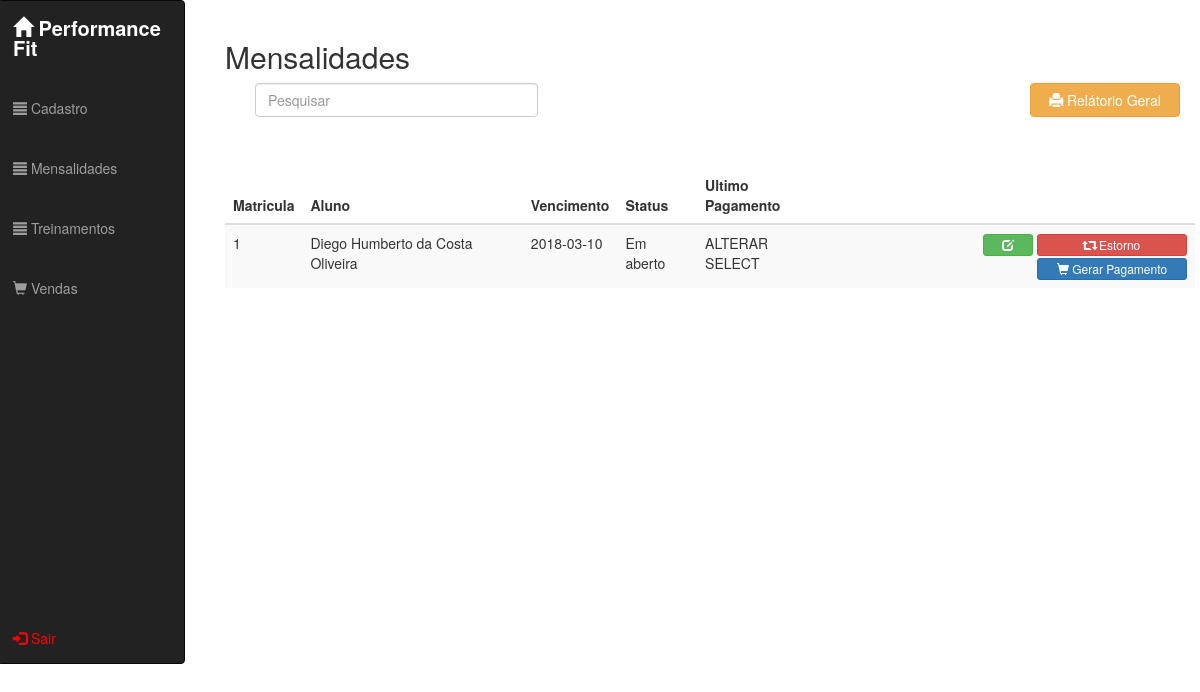
Before: /view.mensalidade (signed in) with the older database file.
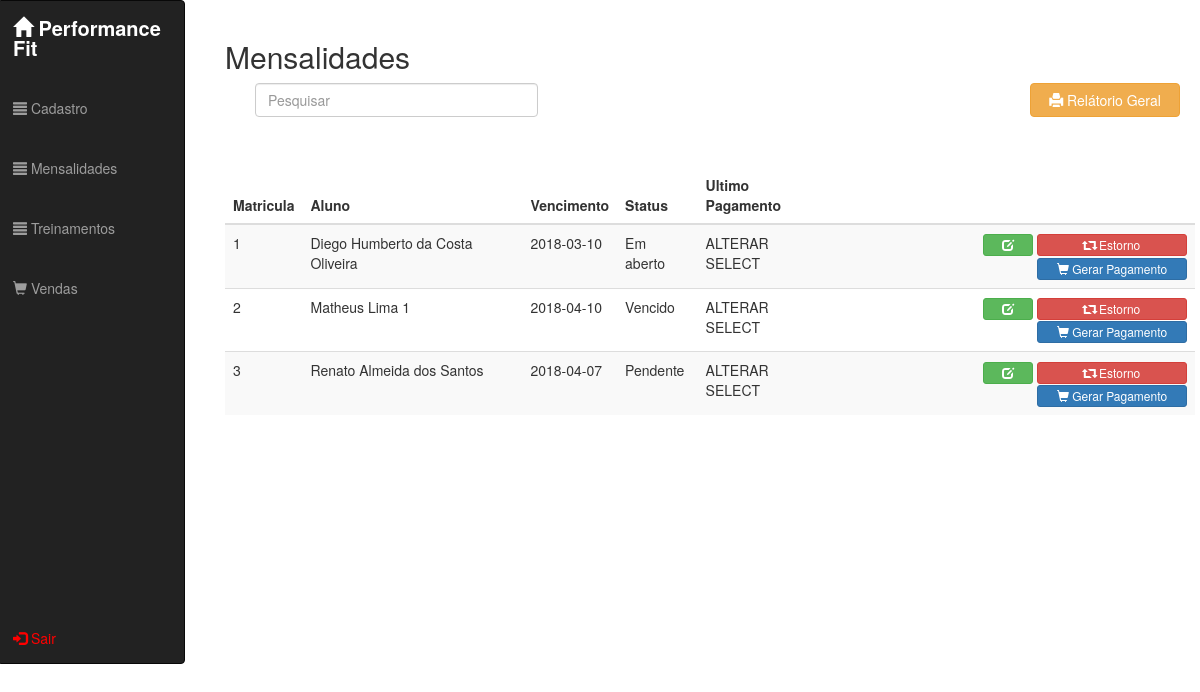
After: the same page with the newer database file.
### tables this page shows
CREATE TABLE `mensalidades` (
  `idmensalidade` int(11) NOT NULL,
  `idalunos_cliente` int(11) NOT NULL,
  `idplano` int(11) NOT NULL,
  `data_mens_pag` date NOT NULL,
  `status_mens` varchar(45) NOT NULL
);

CREATE TABLE `alunos_cliente` (
  `idalunos_cliente` int(11) NOT NULL,
  `idendereco_aluno` int(11) NOT NULL,
  `nome_aluno` varchar(100) NOT NULL,
  `cpf_aluno` varchar(14) NOT NULL,
  `rg_aluno` varchar(7) NOT NULL,
  `nome_mae` varchar(100) DEFAULT NULL,
  `nome_pai` varchar(100) DEFAULT NULL,
  `email_aluno` varchar(50) NOT NULL,
  `celular_aluno` varchar(16) DEFAULT NULL,
  `residencial_aluno` varchar(15) DEFAULT NULL,
  `data_nascimento_aluno` date NOT NULL,
  `status_aluno` varchar(50) NOT NULL,
  `obs_aluno` varchar(500) DEFAULT NULL
);

### _app/Conn/Conn.class.php (called while the page is built, shortened)
<?php
class Conn {
    private static $Host = SIS_DB_HOST;
    private static $User = SIS_DB_USER;
    private static $Pass = SIS_DB_PASS;
    private static $Dbsa = SIS_DB_DBSA;
    private static $Connect = null;
    private static function Conectar() {
        try {
            if (self::$Connect == null):
                $dsn = 'mysql:host=' . self::$Host . ';dbname=' . self::$Dbsa;
                $options = [ PDO::MYSQL_ATTR_INIT_COMMAND => 'SET NAMES UTF8'];
                self::$Connect = new PDO($dsn, self::$User, self::$Pass, $options);
                self::$Connect->setAttribute(PDO::ATTR_ERRMODE, PDO::ERRMODE_EXCEPTION);
            endif;
        } catch (PDOException $e) {
            PHPErro($e->getCode(), $e->getMessage(), $e->getFile(), $e->getLine());
            die;
        }
        return self::$Connect;
    }
    public static function getConn() {
        return self::Conectar();
    }
}

### _app/Conn/Read.class.php (called while the page is built, shortened)
<?php
class Read {
    private $Select;
    private $Result;
    private $Read;
    private $Conn;
    public function __construct() {
        $this->Conn = Conn::getConn();
    }
    public function ExeRead($Tabela, $Termos = null, $ParseString = null) {
        $this->Select = "SELECT * FROM {$Tabela} {$Termos}";
    }
    public function getResult() {
        return $this->Result;
    }
    public function FullRead($Query, $ParseString = null) {
        $this->Select = (string) $Query;
        $this->Execute();
    }
    private function Connect() {
        $this->Read = $this->Conn->prepare($this->Select);
        $this->Read->setFetchMode(PDO::FETCH_ASSOC);
    }
    private function Execute() {
        $this->Connect();
        try {
            $this->Read->execute();
            $this->Result = $this->Read->fetchAll();
        } catch (PDOException $e) {
            $this->Result = null;
            Erro("<b>Erro ao Ler:</b> {$e->getMessage()}", $e->getCode());
        }
    }
}

### Views/view.mensalidade.php (the view, shortened to what this page needs)
<?php require REQUIRE_PATH . '/menu.php'; ?>
<div class="col-md-10 modals">
    <br>
    <h2>Mensalidades</h2>
    <div class="col-md-12" align='right'>
        <form action="" method="POST">
            <div class="form-group col-md-4">
                <input type="text" placeholder="Pesquisar" class="form-control pesquisar pesquisar-mensalidade">
            </div>
        </form>
        <a class="relatorio-geral" href="http://localhost/academia/Views/view.mensalidades.relatorio.php" target="_blank"><button class="btn btn-warning"><i class="glyphicon glyphicon-print"></i> Relátorio Geral</button></a>
    </div>
    <div class="form-group col-md-12 mensagens-retorno">
        <br>
    </div>
    <table class="table table-striped modal-table">
        <thead>
            <tr>
                <th>Matricula</th>
                <th>Aluno</th>
                <th>Vencimento</th>
                <th>Status</th>
                <th>Ultimo Pagamento</th>
                <th></th>
            </tr>
        </thead>
        <tbody class="j-result-menssalidades">
            <?php
            $ReadMensalidadePaga = new Read;
            $ReadMensalidadePaga->FullRead("SELECT mensalidades.idmensalidade, alunos_cliente.idalunos_cliente ,alunos_cliente.nome_aluno, mensalidades.data_mens_pag, mensalidades.status_mens "
                    . "FROM mensalidades "
                    . "INNER JOIN alunos_cliente ON mensalidades.idalunos_cliente = alunos_cliente.idalunos_cliente "
                    . "ORDER BY alunos_cliente.idalunos_cliente");
            foreach ($ReadMensalidadePaga->getResult() as $e):
                extract($e);
                echo
                "<tr id='{$idmensalidade}'>" .
                "<td>{$idalunos_cliente}</td>" .
                "<td>{$nome_aluno}</td>" .
                "<td>{$data_mens_pag}</td>" .
                "<td>{$status_mens}</td>" .
                "<td>ALTERAR SELECT</td>" .
                "<td align='right'>" .
                "<button class='btn btn-success btn-xs open-modal-update j-open-modal-update-mensalidade' idmensalidade={$idmensalidade}><i class='glyphicon glyphicon-edit'></i></button></a> " .
                "<button class='btn btn-danger btn-xs estornar'><i class='glyphicon glyphicon glyphicon-retweet'></i> Estorno</button></a> " .
                "<button class='btn btn-primary btn-xs confirmar'><i class='glyphicon glyphicon-shopping-cart'></i> Gerar Pagamento</button></a>" .
                "</td>" .
                "</tr>";
            endforeach;
            ?>
        </tbody>
    </table>
</div>

Changed rows visible on the page:
added mensalidades: idalunos_cliente.idalunos_cliente "2", idalunos_cliente.nome_aluno "Matheus Lima 1", data_mens_pag "2018-04-10", status_mens "Vencido"
added mensalidades: idalunos_cliente.idalunos_cliente "3", idalunos_cliente.nome_aluno "Renato Almeida dos Santos", data_mens_pag "2018-04-07", status_mens "Pendente"
